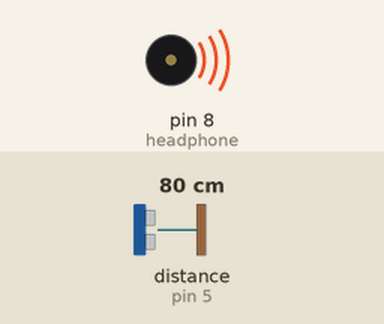
A sketch run on a simulated Arduino Uno, built with avr-gcc and run on an emulated ATmega328P. Parts: buzzer (waves = sounding). Wiring (inferred from the names in the program): ultrasonic range finder: trigger pin 2; echo pin 5. The inputs (shaded band) are chosen by the test bench; at power-on: distance to the obstacle (sensor on pin 5) 80 cm. The echo pulse lasts 58.3 µs per cm; what the sketch prints to the serial monitor is not drawn.

Above: at 1.5 s.
1.6 s: distance to the obstacle (sensor on pin 5) set to 2 cm
At 2.4 s:
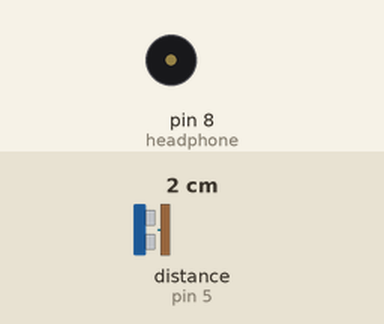
3.5 s: distance to the obstacle (sensor on pin 5) set to 9 cm
7.0 s: distance to the obstacle (sensor on pin 5) set to 98 cm
At 7.5 s:
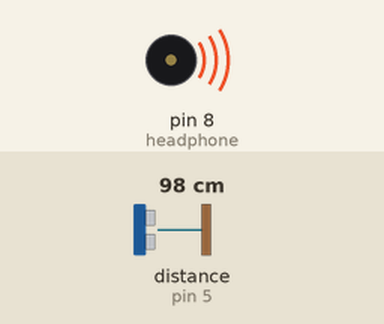
10.5 s: distance to the obstacle (sensor on pin 5) set to 104 cm
Timing chart, 0 to 13.0 s (numbered marks = the images above; inputs shaded):
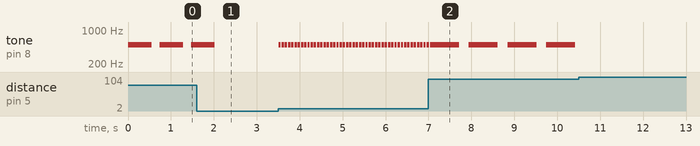

The sketch:

ProximityNotificate.ino
```cpp
//Pins
int Trig=2;
int Echo=5;
int headphone=8;

//Constants
int t, d; //Travel time of wave in microseconds. Distance traveled.
int wallDist=100; //Distance before notification
int spd;

void setup() {
  Serial.begin(9600);
  pinMode(Trig,OUTPUT);
  pinMode(Echo,INPUT);
  Serial.println("Device On.\n");
}

void loop() {
  findDist();
  proximity();

}

void findDist() {
    digitalWrite(Trig,LOW);
    delayMicroseconds(2);
    digitalWrite(Trig,HIGH);
    delayMicroseconds(10);
    digitalWrite(Trig,LOW);
    t=pulseIn(Echo,HIGH);
    d=t*.034/2;
//    Serial.print("Distance: ");
//    Serial.print(d);
//    Serial.println(" cm\n");
//    delay(100);
}

void proximity() {
  spd=7*d;
//  minspd=
  if (d<wallDist && d>0) {
    tone(headphone,500);
//
//    if (spd>
//  } else {
      delay(spd);
    noTone(headphone);
    delay(spd/3);
  }
}
```

Measured:
- after the input at 1.6 s, tone on pin 8 (headphone): goes on until 2.0 s, then stays silent
- after the input at 10.5 s, tone on pin 8 (headphone): stops changing and stays silent
- by itself, tone on pin 8 (headphone): alternates 500 Hz for 0.55 s and silent for 0.19 s
